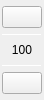
<?xml version="1.0" encoding="UTF-8"?>
<ui version="4.0">
 <class>ZoomToolWidget</class>
 <widget class="QWidget" name="ZoomToolWidget">
  <property name="geometry">
   <rect>
    <x>0</x>
    <y>0</y>
    <width>35</width>
    <height>100</height>
   </rect>
  </property>
  <property name="sizePolicy">
   <sizepolicy hsizetype="Preferred" vsizetype="Preferred">
    <horstretch>0</horstretch>
    <verstretch>0</verstretch>
   </sizepolicy>
  </property>
  <property name="windowTitle">
   <string>Form</string>
  </property>
  <layout class="QVBoxLayout" name="verticalLayout_2">
   <property name="leftMargin">
    <number>2</number>
   </property>
   <property name="topMargin">
    <number>6</number>
   </property>
   <property name="rightMargin">
    <number>2</number>
   </property>
   <property name="bottomMargin">
    <number>6</number>
   </property>
   <item>
    <widget class="QPushButton" name="pushButtonZoomIn">
     <property name="maximumSize">
      <size>
       <width>16777215</width>
       <height>16777215</height>
      </size>
     </property>
     <property name="text">
      <string notr="true"/>
     </property>
     <property name="icon">
      <iconset resource="../../../qrc/images_default.qrc">
       <normaloff>:/images/default/map/mapControl_add.png</normaloff>:/images/default/map/mapControl_add.png</iconset>
     </property>
    </widget>
   </item>
   <item>
    <widget class="QWidget" name="widget" native="true">
     <property name="minimumSize">
      <size>
       <width>0</width>
       <height>30</height>
      </size>
     </property>
     <layout class="QVBoxLayout" name="verticalLayout">
      <property name="leftMargin">
       <number>0</number>
      </property>
      <property name="topMargin">
       <number>0</number>
      </property>
      <property name="rightMargin">
       <number>0</number>
      </property>
      <property name="bottomMargin">
       <number>0</number>
      </property>
      <item>
       <widget class="Line" name="line_2">
        <property name="minimumSize">
         <size>
          <width>0</width>
          <height>1</height>
         </size>
        </property>
        <property name="maximumSize">
         <size>
          <width>16777215</width>
          <height>1</height>
         </size>
        </property>
        <property name="orientation">
         <enum>Qt::Horizontal</enum>
        </property>
       </widget>
      </item>
      <item>
       <widget class="QLabel" name="labelPercent">
        <property name="text">
         <string notr="true">100</string>
        </property>
        <property name="alignment">
         <set>Qt::AlignCenter</set>
        </property>
       </widget>
      </item>
      <item>
       <widget class="Line" name="line">
        <property name="minimumSize">
         <size>
          <width>0</width>
          <height>1</height>
         </size>
        </property>
        <property name="maximumSize">
         <size>
          <width>16777215</width>
          <height>1</height>
         </size>
        </property>
        <property name="orientation">
         <enum>Qt::Horizontal</enum>
        </property>
       </widget>
      </item>
     </layout>
    </widget>
   </item>
   <item>
    <widget class="QPushButton" name="pushButtonZoomOut">
     <property name="maximumSize">
      <size>
       <width>16777215</width>
       <height>16777215</height>
      </size>
     </property>
     <property name="text">
      <string notr="true"/>
     </property>
     <property name="icon">
      <iconset resource="../../../qrc/images_default.qrc">
       <normaloff>:/images/default/map/mapControl_reduce.png</normaloff>:/images/default/map/mapControl_reduce.png</iconset>
     </property>
    </widget>
   </item>
  </layout>
 </widget>
 <resources>
  <include location="../../../qrc/images_default.qrc"/>
 </resources>
 <connections/>
</ui>
